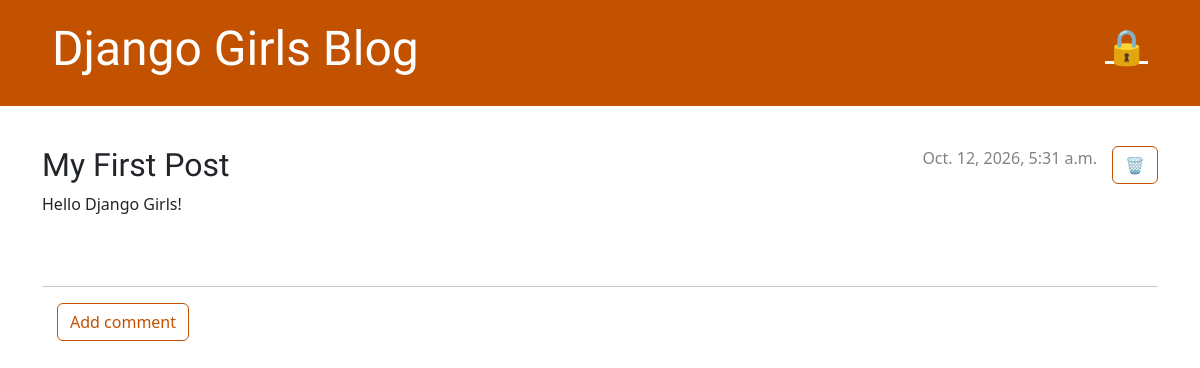
/post/1/, run on an earlier commit of the app's database.
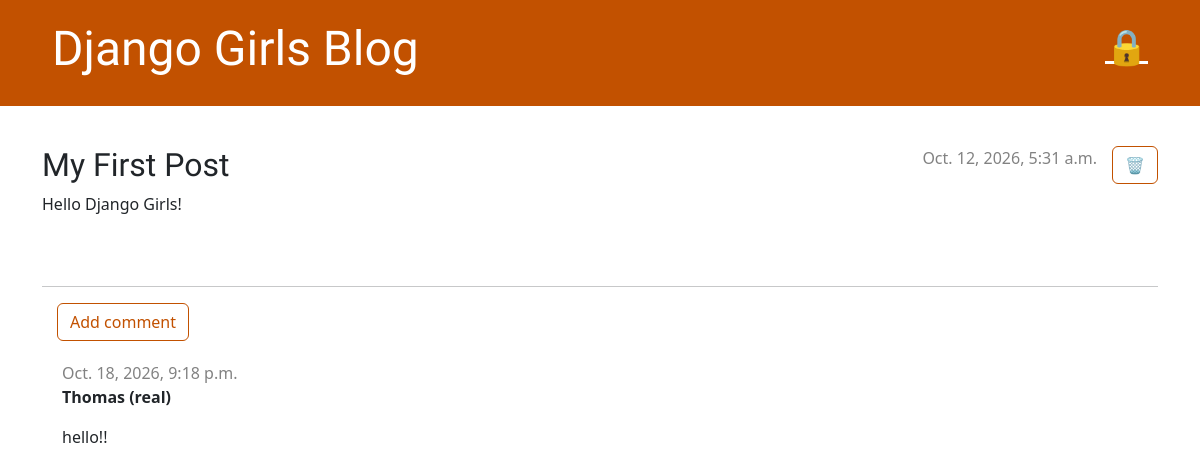
And on a later commit of the database.
### blog/models.py (models this page shows, shortened)
class Post(models.Model):
    author = models.CharField(max_length=100)
    title = models.CharField(max_length=200)
    text = models.TextField()
    created_date = models.DateTimeField(
        default=timezone.now
    )
    published_date = models.DateTimeField(
        blank=True,
        null=True
    )

class Comment(models.Model):
    post = models.ForeignKey('blog.Post', on_delete=models.CASCADE, related_name='comments')
    author = models.CharField(max_length=200)
    text = models.TextField()
    created_date = models.DateTimeField(default=timezone.now)
    approved_comment = models.BooleanField(default=False)

### blog/views.py (the view)
# urls.py: path('post/<int:pk>/', views.post_detail, name='post_detail'),
def post_detail(request, pk):
    post = get_object_or_404(Post, pk=pk)
    return render(request, 'blog/post_detail.html', {'post': post})

### blog/templates/blog/post_detail.html (shortened to what this page needs)
{% extends 'blog/base.html' %}
{% block content %}
<article class="post">
    <aside class="actions">
        <a class="btn btn-secondary" href="{% url 'post_remove' pk=post.pk %}">
            🗑️
        </a>
    </aside>
    {% if post.published_date %}
        <div class="date">
            {{ post.published_date }}
        </div>
    {% endif %}
    <h2>{{ post.title }}</h2>
    <p>{{ post.text|linebreaksbr }}</p>
</article>
<hr>
<a class="btn btn-secondary" role="button"
   href="{% url 'add_comment_to_post' pk=post.pk %}">
    Add comment
</a>
{% for comment in post.comments.all %}
    {% if user.is_authenticated or comment.approved_comment %}
        <div class="comment">
            <div class="date">
                {{ comment.created_date }}
            </div>
            <strong>{{ comment.author }}</strong>
            <p>{{ comment.text|linebreaks }}</p>
        </div>
    {% endif %}
{% endfor %}
{% endblock %}

### blog/templates/blog/base.html (shortened to what this page needs)
{% load static %}
<!DOCTYPE html>
<html>
    <head>
        <link rel="stylesheet" href="https://cdn.jsdelivr.net/npm/bootstrap@5.3.3/dist/css/bootstrap.min.css">
        <link rel="stylesheet" href="{% static 'css/blog.css' %}">
    </head>
    <body>
        <header class="page-header">
            <div class="container">
                {% if user.is_authenticated %}
                    <a href="{% url 'post_new' %}" class="top-menu">➕</a>
                    <a href="{% url 'post_draft_list' %}" class="top-menu">📝</a>
                    <p id="logout" class="top-menu">
                        Hello {{ user.username }}
                        <small><a href="{% url 'logout' %}">(Log out)</a></small>
                    </p>
                {% else %}
                    <a href="{% url 'login' %}" class="top-menu">🔒</a>
                {% endif %}
                <h1><a href="/">Django Girls Blog</a></h1>
            </div>
        </header>
        <main class="content container">
            <div class="row">
                <div class="col">
                    {% block content %}
                    {% endblock %}
                </div>
            </div>
        </main>
    </body>
</html>

### blog/static/css/blog.css (style rules this page uses)
.page-header { background-color: #C25100; margin-top: 0; margin-bottom: 40px; padding: 20px 20px 20px 40px; }
.page-header h1, .page-header h1 a, .page-header h1 a:visited, .page-header h1 a:active { color: #ffffff; font-size: 36pt; text-decoration: none; }
h1, h2, h3, h4 { font-family: 'Lobster', cursive; }
.date { color: #828282; }
.top-menu, .top-menu:hover, .top-menu:visited { color: #ffffff; float: right; font-size: 26pt; margin-right: 20px; }
.post { margin-bottom: 70px; }
.post > .date, .post > .actions { float: right; }
.btn-secondary, .btn-secondary:visited { color: #C25100; background: none; border-color: #C25100; margin-left: 15px; }
.comment { margin: 20px 0px 20px 20px; }

What changed in the data, as far as the page shows it:
added Comment: created_date "Oct. 18, 2026, 9:18 p.m.", author "Thomas (real)", text "hello!!"
